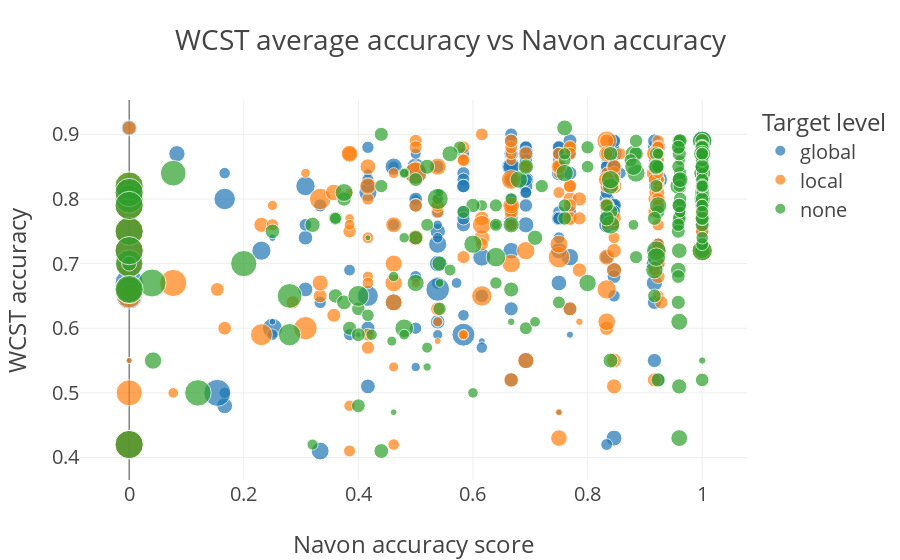

Source (notebook cell):
### Code cell
# Vis  -----------------------------------------------------------------------------------------------------------------------------------------*
fig = px.scatter(data_frame=df, x='navon_perc_correct', y='wcst_accuracy', color='navon_level_of_target', size='navon_reaction_time_ms', 
    title='Scatter plot (WCST ~ Navon)', template='none')
fig.update_layout(
    title="WCST average accuracy vs Navon accuracy",
    xaxis_title="Navon accuracy score",
    yaxis_title="WCST accuracy",
    legend_title="Target level",
    font=dict(size=20)
)
fig.show()

### Figure 1 — Plotly figure (JSON) as saved in the notebook; plotly's stock layout.template omitted (floating-point values rounded to 4 significant figures; data arrays with more than 128 entries replaced by an {"elided": "..."} marker saying what was removed)
{"data": [{"hovertemplate": "navon_level_of_target=global<br>navon_perc_correct=%{x}<br>wcst_accuracy=%{y}<br>navon_reaction_time_ms=%{marker.size}<extra></extra>", "legendgroup": "global", "marker": {"color": "#1F77B4", "size": {"elided": "216 float values"}, "sizemode": "area", "sizeref": 10, "symbol": "circle"}, "mode": "markers", "name": "global", "orientation": "v", "showlegend": true, "type": "scatter", "x": {"elided": "216 float values"}, "xaxis": "x", "y": {"elided": "216 float values"}, "yaxis": "y"}, {"hovertemplate": "navon_level_of_target=local<br>navon_perc_correct=%{x}<br>wcst_accuracy=%{y}<br>navon_reaction_time_ms=%{marker.size}<extra></extra>", "legendgroup": "local", "marker": {"color": "#FF7F0E", "size": {"elided": "216 float values"}, "sizemode": "area", "sizeref": 10, "symbol": "circle"}, "mode": "markers", "name": "local", "orientation": "v", "showlegend": true, "type": "scatter", "x": {"elided": "216 float values"}, "xaxis": "x", "y": {"elided": "216 float values"}, "yaxis": "y"}, {"hovertemplate": "navon_level_of_target=none<br>navon_perc_correct=%{x}<br>wcst_accuracy=%{y}<br>navon_reaction_time_ms=%{marker.size}<extra></extra>", "legendgroup": "none", "marker": {"color": "#2CA02C", "size": {"elided": "216 float values"}, "sizemode": "area", "sizeref": 10, "symbol": "circle"}, "mode": "markers", "name": "none", "orientation": "v", "showlegend": true, "type": "scatter", "x": {"elided": "216 float values"}, "xaxis": "x", "y": {"elided": "216 float values"}, "yaxis": "y"}], "layout": {"font": {"size": 20}, "legend": {"itemsizing": "constant", "title": {"text": "Target level"}, "tracegroupgap": 0}, "title": {"text": "WCST average accuracy vs Navon accuracy"}, "xaxis": {"anchor": "y", "domain": [0, 1], "title": {"text": "Navon accuracy score"}}, "yaxis": {"anchor": "x", "domain": [0, 1], "title": {"text": "WCST accuracy"}}}}
